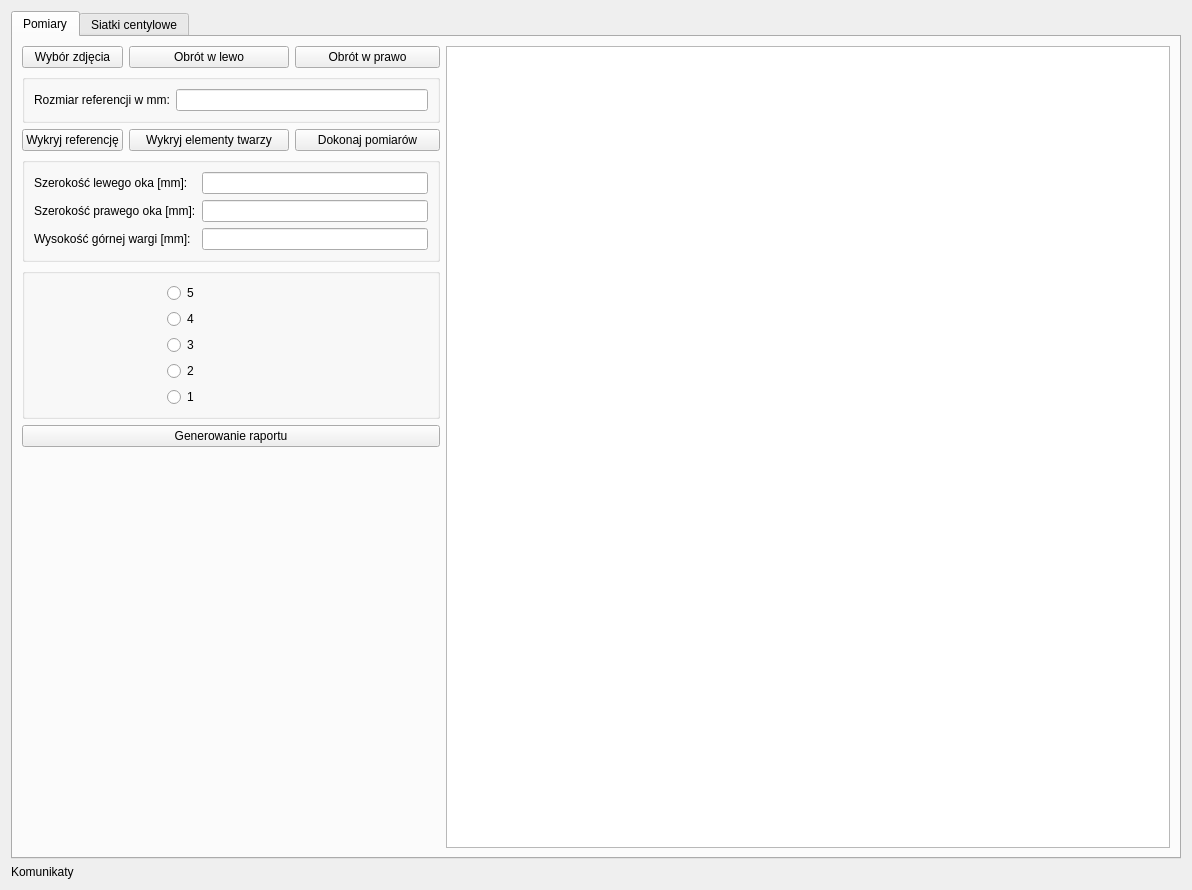
<?xml version="1.0" encoding="UTF-8"?>
<ui version="4.0">
 <class>w_MainWindow</class>
 <widget class="QWidget" name="w_MainWindow">
  <property name="geometry">
   <rect>
    <x>0</x>
    <y>0</y>
    <width>1192</width>
    <height>890</height>
   </rect>
  </property>
  <property name="windowTitle">
   <string>Wspomaganie Diagnostyki FAS</string>
  </property>
  <property name="windowIcon">
   <iconset>
    <normaloff>:/icon/Ikona.png</normaloff>:/icon/Ikona.png</iconset>
  </property>
  <layout class="QGridLayout" name="gridLayout_2">
   <item row="18" column="0">
    <widget class="QLabel" name="lb_Message">
     <property name="text">
      <string>Komunikaty</string>
     </property>
     <property name="wordWrap">
      <bool>false</bool>
     </property>
    </widget>
   </item>
   <item row="0" column="0" colspan="6">
    <widget class="QTabWidget" name="tabWidget">
     <property name="maximumSize">
      <size>
       <width>16777215</width>
       <height>16777215</height>
      </size>
     </property>
     <property name="tabPosition">
      <enum>QTabWidget::TabPosition::North</enum>
     </property>
     <property name="tabShape">
      <enum>QTabWidget::TabShape::Rounded</enum>
     </property>
     <property name="currentIndex">
      <number>0</number>
     </property>
     <widget class="QWidget" name="Pomiary">
      <attribute name="title">
       <string>Pomiary</string>
      </attribute>
      <layout class="QHBoxLayout" name="horizontalLayout">
       <item>
        <layout class="QGridLayout" name="gridLayout">
         <property name="sizeConstraint">
          <enum>QLayout::SizeConstraint::SetFixedSize</enum>
         </property>
         <property name="horizontalSpacing">
          <number>-1</number>
         </property>
         <item row="0" column="1">
          <widget class="QPushButton" name="pb_RotateLeft">
           <property name="font">
            <font>
             <strikeout>false</strikeout>
            </font>
           </property>
           <property name="text">
            <string>Obrót w lewo</string>
           </property>
          </widget>
         </item>
         <item row="0" column="2" colspan="3">
          <widget class="QPushButton" name="pb_RotateRight">
           <property name="font">
            <font>
             <strikeout>false</strikeout>
            </font>
           </property>
           <property name="text">
            <string>Obrót w prawo</string>
           </property>
          </widget>
         </item>
         <item row="20" column="0" colspan="5">
          <widget class="QGroupBox" name="groupBox_4">
           <property name="sizePolicy">
            <sizepolicy hsizetype="Minimum" vsizetype="Preferred">
             <horstretch>0</horstretch>
             <verstretch>0</verstretch>
            </sizepolicy>
           </property>
           <property name="title">
            <string/>
           </property>
           <layout class="QGridLayout" name="gridLayout_3">
            <item row="4" column="2">
             <widget class="QRadioButton" name="rb2">
              <property name="text">
               <string>2</string>
              </property>
             </widget>
            </item>
            <item row="2" column="2" colspan="2">
             <widget class="QRadioButton" name="rb4">
              <property name="text">
               <string>4</string>
              </property>
             </widget>
            </item>
            <item row="1" column="2">
             <widget class="QRadioButton" name="rb5">
              <property name="text">
               <string>5</string>
              </property>
             </widget>
            </item>
            <item row="3" column="2">
             <widget class="QRadioButton" name="rb3">
              <property name="text">
               <string>3</string>
              </property>
             </widget>
            </item>
            <item row="1" column="1" rowspan="5">
             <widget class="QLabel" name="label_5">
              <property name="sizePolicy">
               <sizepolicy hsizetype="Minimum" vsizetype="Minimum">
                <horstretch>0</horstretch>
                <verstretch>0</verstretch>
               </sizepolicy>
              </property>
              <property name="minimumSize">
               <size>
                <width>0</width>
                <height>0</height>
               </size>
              </property>
              <property name="maximumSize">
               <size>
                <width>200</width>
                <height>400</height>
               </size>
              </property>
              <property name="text">
               <string extracomment="Źródło: http://depts.washington.edu/fasdpn/htmls/lip-philtrum-guides.htm"/>
              </property>
              <property name="pixmap">
               <pixmap resource="../../resources/GUI_resources.qrc">:/icon/phltrums fasdpn.org .jpg</pixmap>
              </property>
              <property name="scaledContents">
               <bool>true</bool>
              </property>
              <property name="alignment">
               <set>Qt::AlignmentFlag::AlignCenter</set>
              </property>
              <property name="wordWrap">
               <bool>false</bool>
              </property>
              <property name="openExternalLinks">
               <bool>false</bool>
              </property>
              <property name="textInteractionFlags">
               <set>Qt::TextInteractionFlag::NoTextInteraction</set>
              </property>
             </widget>
            </item>
            <item row="5" column="2">
             <widget class="QRadioButton" name="rb1">
              <property name="text">
               <string>1</string>
              </property>
             </widget>
            </item>
           </layout>
          </widget>
         </item>
         <item row="2" column="0" colspan="5">
          <widget class="QGroupBox" name="groupBox_2">
           <property name="sizePolicy">
            <sizepolicy hsizetype="Minimum" vsizetype="Preferred">
             <horstretch>0</horstretch>
             <verstretch>0</verstretch>
            </sizepolicy>
           </property>
           <property name="title">
            <string/>
           </property>
           <layout class="QFormLayout" name="formLayout_2">
            <item row="1" column="0">
             <widget class="QLabel" name="label_3">
              <property name="text">
               <string>Rozmiar referencji w mm:</string>
              </property>
             </widget>
            </item>
            <item row="1" column="1">
             <widget class="QLineEdit" name="le_referenceMM"/>
            </item>
           </layout>
          </widget>
         </item>
         <item row="4" column="0">
          <widget class="QPushButton" name="pb_DetectReference">
           <property name="sizePolicy">
            <sizepolicy hsizetype="Preferred" vsizetype="Fixed">
             <horstretch>0</horstretch>
             <verstretch>0</verstretch>
            </sizepolicy>
           </property>
           <property name="text">
            <string>Wykryj referencję</string>
           </property>
          </widget>
         </item>
         <item row="22" column="0" colspan="5">
          <spacer name="verticalSpacer_2">
           <property name="orientation">
            <enum>Qt::Orientation::Vertical</enum>
           </property>
           <property name="sizeHint" stdset="0">
            <size>
             <width>20</width>
             <height>40</height>
            </size>
           </property>
          </spacer>
         </item>
         <item row="4" column="2" colspan="3">
          <widget class="QPushButton" name="pb_measure">
           <property name="sizePolicy">
            <sizepolicy hsizetype="Preferred" vsizetype="Fixed">
             <horstretch>0</horstretch>
             <verstretch>0</verstretch>
            </sizepolicy>
           </property>
           <property name="minimumSize">
            <size>
             <width>145</width>
             <height>0</height>
            </size>
           </property>
           <property name="text">
            <string>Dokonaj pomiarów</string>
           </property>
          </widget>
         </item>
         <item row="4" column="1">
          <widget class="QPushButton" name="pb_DetectFacialLandmarks">
           <property name="sizePolicy">
            <sizepolicy hsizetype="Preferred" vsizetype="Fixed">
             <horstretch>0</horstretch>
             <verstretch>0</verstretch>
            </sizepolicy>
           </property>
           <property name="minimumSize">
            <size>
             <width>160</width>
             <height>0</height>
            </size>
           </property>
           <property name="text">
            <string>Wykryj elementy twarzy</string>
           </property>
          </widget>
         </item>
         <item row="0" column="0">
          <widget class="QPushButton" name="pb_ChooseImage">
           <property name="text">
            <string>Wybór zdjęcia</string>
           </property>
          </widget>
         </item>
         <item row="19" column="0" colspan="5">
          <widget class="QGroupBox" name="groupBox">
           <property name="sizePolicy">
            <sizepolicy hsizetype="Preferred" vsizetype="Preferred">
             <horstretch>0</horstretch>
             <verstretch>0</verstretch>
            </sizepolicy>
           </property>
           <property name="minimumSize">
            <size>
             <width>400</width>
             <height>0</height>
            </size>
           </property>
           <property name="title">
            <string/>
           </property>
           <layout class="QFormLayout" name="formLayout">
            <item row="1" column="0">
             <widget class="QLabel" name="label">
              <property name="text">
               <string>Szerokość lewego oka [mm]:</string>
              </property>
             </widget>
            </item>
            <item row="1" column="1">
             <widget class="QLineEdit" name="le_LeftEyeMM"/>
            </item>
            <item row="2" column="0">
             <widget class="QLabel" name="label_2">
              <property name="text">
               <string>Szerokość prawego oka [mm]:</string>
              </property>
             </widget>
            </item>
            <item row="2" column="1">
             <widget class="QLineEdit" name="le_RightEyeMM"/>
            </item>
            <item row="3" column="0">
             <widget class="QLabel" name="label_4">
              <property name="text">
               <string>Wysokość górnej wargi [mm]:</string>
              </property>
             </widget>
            </item>
            <item row="3" column="1">
             <widget class="QLineEdit" name="le_UpperLipMM"/>
            </item>
           </layout>
          </widget>
         </item>
         <item row="21" column="0" colspan="5">
          <widget class="QPushButton" name="pb_MeasurementRaport">
           <property name="text">
            <string>Generowanie raportu</string>
           </property>
          </widget>
         </item>
        </layout>
       </item>
       <item>
        <widget class="QGraphicsView" name="photoGraphicsView">
         <property name="sizeAdjustPolicy">
          <enum>QAbstractScrollArea::SizeAdjustPolicy::AdjustToContents</enum>
         </property>
        </widget>
       </item>
      </layout>
     </widget>
     <widget class="QWidget" name="Siatki_centylowe">
      <attribute name="title">
       <string>Siatki centylowe</string>
      </attribute>
      <layout class="QHBoxLayout" name="horizontalLayout_7">
       <item>
        <layout class="QVBoxLayout" name="verticalLayout_5">
         <item>
          <widget class="QGroupBox" name="groupBox_8">
           <property name="sizePolicy">
            <sizepolicy hsizetype="Minimum" vsizetype="Minimum">
             <horstretch>0</horstretch>
             <verstretch>0</verstretch>
            </sizepolicy>
           </property>
           <property name="minimumSize">
            <size>
             <width>0</width>
             <height>0</height>
            </size>
           </property>
           <property name="maximumSize">
            <size>
             <width>400</width>
             <height>16777215</height>
            </size>
           </property>
           <property name="title">
            <string/>
           </property>
           <layout class="QFormLayout" name="formLayout_3">
            <item row="0" column="0">
             <widget class="QLabel" name="label_11">
              <property name="text">
               <string>Data urodzenia:</string>
              </property>
             </widget>
            </item>
            <item row="0" column="1">
             <widget class="QDateEdit" name="de_birth">
              <property name="minimumDateTime">
               <datetime>
                <hour>23</hour>
                <minute>0</minute>
                <second>0</second>
                <year>1900</year>
                <month>9</month>
                <day>13</day>
               </datetime>
              </property>
              <property name="calendarPopup">
               <bool>true</bool>
              </property>
             </widget>
            </item>
            <item row="1" column="0">
             <widget class="QLabel" name="label_16">
              <property name="text">
               <string>Data pomiaru:</string>
              </property>
             </widget>
            </item>
            <item row="1" column="1">
             <widget class="QDateEdit" name="de_measurement">
              <property name="minimumDate">
               <date>
                <year>1900</year>
                <month>9</month>
                <day>14</day>
               </date>
              </property>
              <property name="calendarPopup">
               <bool>true</bool>
              </property>
              <property name="date">
               <date>
                <year>2024</year>
                <month>1</month>
                <day>1</day>
               </date>
              </property>
             </widget>
            </item>
           </layout>
          </widget>
         </item>
         <item>
          <widget class="QGroupBox" name="groupBox_5">
           <property name="sizePolicy">
            <sizepolicy hsizetype="Minimum" vsizetype="Preferred">
             <horstretch>0</horstretch>
             <verstretch>0</verstretch>
            </sizepolicy>
           </property>
           <property name="maximumSize">
            <size>
             <width>400</width>
             <height>16777215</height>
            </size>
           </property>
           <property name="title">
            <string/>
           </property>
           <layout class="QGridLayout" name="gridLayout_7">
            <item row="0" column="0">
             <widget class="QLabel" name="label_8">
              <property name="sizePolicy">
               <sizepolicy hsizetype="Minimum" vsizetype="Preferred">
                <horstretch>0</horstretch>
                <verstretch>0</verstretch>
               </sizepolicy>
              </property>
              <property name="text">
               <string>Obwód głowy [cm]</string>
              </property>
             </widget>
            </item>
            <item row="0" column="1">
             <widget class="QLineEdit" name="le_HeadCircumference">
              <property name="sizePolicy">
               <sizepolicy hsizetype="Minimum" vsizetype="Fixed">
                <horstretch>0</horstretch>
                <verstretch>0</verstretch>
               </sizepolicy>
              </property>
             </widget>
            </item>
            <item row="1" column="0" colspan="2">
             <layout class="QHBoxLayout" name="horizontalLayout_3">
              <item>
               <widget class="QPushButton" name="pb_HeadCircumferenceWHO">
                <property name="text">
                 <string>Siatka WHO do 24. miesiąca</string>
                </property>
               </widget>
              </item>
              <item>
               <widget class="QPushButton" name="pb_chart4">
                <property name="text">
                 <string>Siatka 4</string>
                </property>
               </widget>
              </item>
             </layout>
            </item>
           </layout>
          </widget>
         </item>
         <item>
          <widget class="QGroupBox" name="groupBox_6">
           <property name="sizePolicy">
            <sizepolicy hsizetype="Minimum" vsizetype="Preferred">
             <horstretch>0</horstretch>
             <verstretch>0</verstretch>
            </sizepolicy>
           </property>
           <property name="maximumSize">
            <size>
             <width>400</width>
             <height>16777215</height>
            </size>
           </property>
           <property name="title">
            <string/>
           </property>
           <layout class="QVBoxLayout" name="verticalLayout_2">
            <item>
             <layout class="QGridLayout" name="gridLayout_9">
              <item row="0" column="0">
               <widget class="QLabel" name="label_9">
                <property name="text">
                 <string>Wzrost [cm]:</string>
                </property>
                <property name="alignment">
                 <set>Qt::AlignmentFlag::AlignRight|Qt::AlignmentFlag::AlignTrailing|Qt::AlignmentFlag::AlignVCenter</set>
                </property>
               </widget>
              </item>
              <item row="0" column="1">
               <widget class="QLineEdit" name="le_Height">
                <property name="sizePolicy">
                 <sizepolicy hsizetype="Minimum" vsizetype="Fixed">
                  <horstretch>0</horstretch>
                  <verstretch>0</verstretch>
                 </sizepolicy>
                </property>
               </widget>
              </item>
              <item row="1" column="0" colspan="2">
               <layout class="QHBoxLayout" name="horizontalLayout_5">
                <item>
                 <widget class="QPushButton" name="pb_HeightWHO">
                  <property name="text">
                   <string>Siatka WHO do 24. miesiąca</string>
                  </property>
                 </widget>
                </item>
                <item>
                 <widget class="QPushButton" name="pb_chart6">
                  <property name="text">
                   <string>Siatka 6</string>
                  </property>
                 </widget>
                </item>
               </layout>
              </item>
             </layout>
            </item>
           </layout>
          </widget>
         </item>
         <item>
          <widget class="QGroupBox" name="groupBox_7">
           <property name="sizePolicy">
            <sizepolicy hsizetype="Minimum" vsizetype="Preferred">
             <horstretch>0</horstretch>
             <verstretch>0</verstretch>
            </sizepolicy>
           </property>
           <property name="maximumSize">
            <size>
             <width>400</width>
             <height>16777215</height>
            </size>
           </property>
           <property name="title">
            <string/>
           </property>
           <layout class="QGridLayout" name="gridLayout_10">
            <item row="1" column="0" colspan="2">
             <layout class="QHBoxLayout" name="horizontalLayout_4">
              <item>
               <widget class="QPushButton" name="pb_WeightWHO">
                <property name="text">
                 <string>Siatka WHO do 24. miesiąca</string>
                </property>
               </widget>
              </item>
              <item>
               <widget class="QPushButton" name="pb_chart8">
                <property name="text">
                 <string>Siatka 8</string>
                </property>
               </widget>
              </item>
             </layout>
            </item>
            <item row="0" column="1">
             <widget class="QLineEdit" name="le_Weight">
              <property name="sizePolicy">
               <sizepolicy hsizetype="Minimum" vsizetype="Fixed">
                <horstretch>0</horstretch>
                <verstretch>0</verstretch>
               </sizepolicy>
              </property>
             </widget>
            </item>
            <item row="0" column="0">
             <widget class="QLabel" name="label_10">
              <property name="sizePolicy">
               <sizepolicy hsizetype="Minimum" vsizetype="Preferred">
                <horstretch>0</horstretch>
                <verstretch>0</verstretch>
               </sizepolicy>
              </property>
              <property name="text">
               <string>Waga [kg]:</string>
              </property>
              <property name="alignment">
               <set>Qt::AlignmentFlag::AlignRight|Qt::AlignmentFlag::AlignTrailing|Qt::AlignmentFlag::AlignVCenter</set>
              </property>
             </widget>
            </item>
           </layout>
          </widget>
         </item>
         <item>
          <spacer name="verticalSpacer">
           <property name="orientation">
            <enum>Qt::Orientation::Vertical</enum>
           </property>
           <property name="sizeHint" stdset="0">
            <size>
             <width>20</width>
             <height>40</height>
            </size>
           </property>
          </spacer>
         </item>
         <item>
          <widget class="QPushButton" name="pb_exportCharts">
           <property name="maximumSize">
            <size>
             <width>400</width>
             <height>16777215</height>
            </size>
           </property>
           <property name="text">
            <string>Generowanie raportu</string>
           </property>
          </widget>
         </item>
        </layout>
       </item>
       <item>
        <spacer name="the_spacer">
         <property name="orientation">
          <enum>Qt::Orientation::Horizontal</enum>
         </property>
         <property name="sizeHint" stdset="0">
          <size>
           <width>40</width>
           <height>20</height>
          </size>
         </property>
        </spacer>
       </item>
      </layout>
     </widget>
    </widget>
   </item>
  </layout>
 </widget>
 <tabstops>
  <tabstop>pb_ChooseImage</tabstop>
  <tabstop>pb_RotateLeft</tabstop>
  <tabstop>pb_RotateRight</tabstop>
  <tabstop>le_referenceMM</tabstop>
  <tabstop>pb_DetectReference</tabstop>
  <tabstop>pb_DetectFacialLandmarks</tabstop>
  <tabstop>pb_measure</tabstop>
  <tabstop>le_LeftEyeMM</tabstop>
  <tabstop>le_RightEyeMM</tabstop>
  <tabstop>le_UpperLipMM</tabstop>
  <tabstop>rb5</tabstop>
  <tabstop>rb4</tabstop>
  <tabstop>rb3</tabstop>
  <tabstop>rb2</tabstop>
  <tabstop>rb1</tabstop>
  <tabstop>tabWidget</tabstop>
  <tabstop>le_HeadCircumference</tabstop>
  <tabstop>pb_HeadCircumferenceWHO</tabstop>
  <tabstop>pb_chart4</tabstop>
  <tabstop>le_Height</tabstop>
  <tabstop>pb_HeightWHO</tabstop>
  <tabstop>pb_chart6</tabstop>
  <tabstop>le_Weight</tabstop>
  <tabstop>pb_WeightWHO</tabstop>
  <tabstop>pb_chart8</tabstop>
  <tabstop>photoGraphicsView</tabstop>
 </tabstops>
 <resources>
  <include location="../../resources/GUI_resources.qrc"/>
 </resources>
 <connections/>
</ui>
